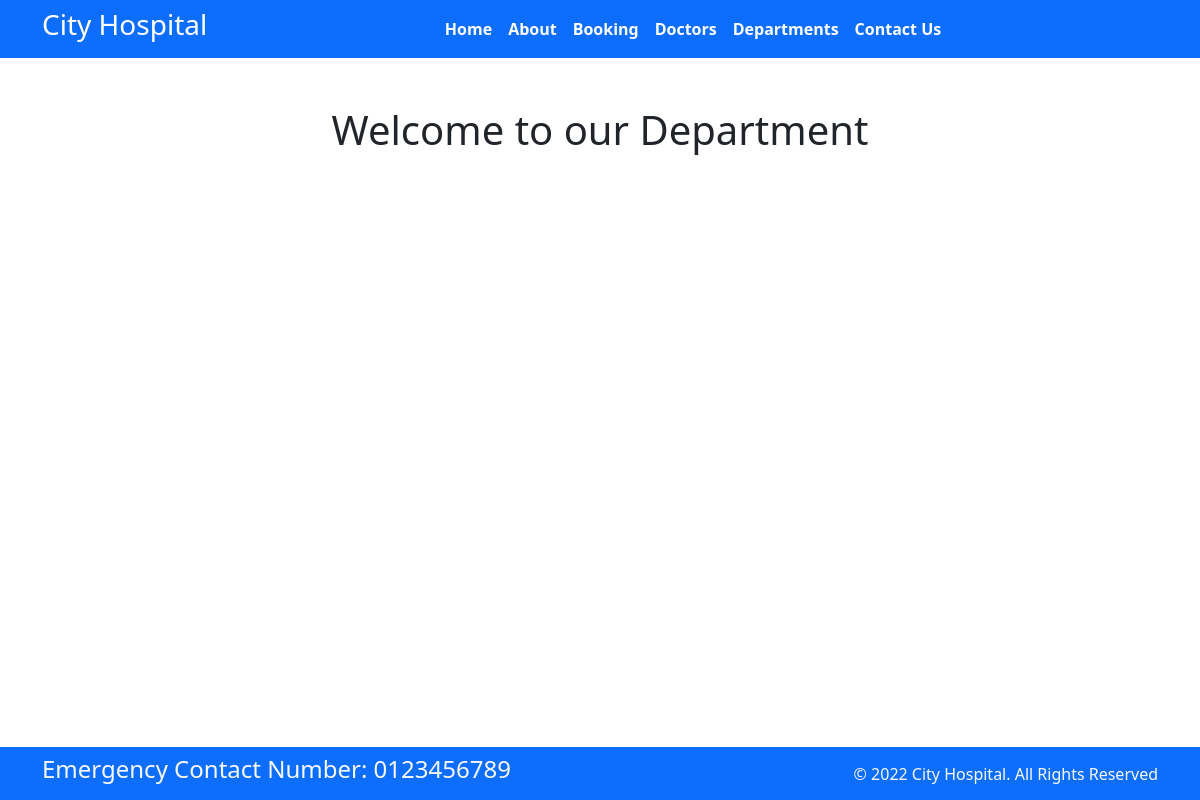
The page /department on the database as committed earlier.
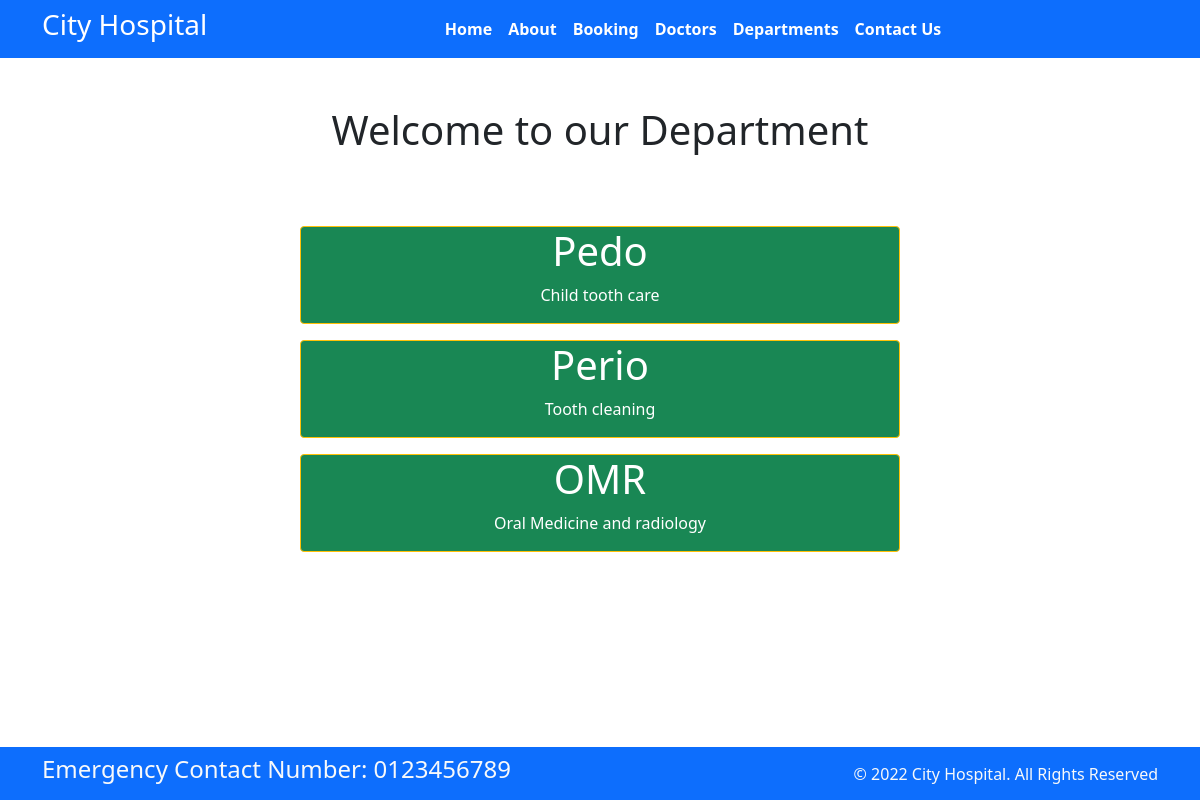
The same page on the database as committed later.
### home/models.py (models this page shows)
class Departments(models.Model):
    dep_name = models.CharField(max_length=100)
    dep_decription = models.TextField()

### home/views.py (the view)
# urls.py: path('department' , views.department, name='departments'),
def department(request):
    dic_dept={
        'dept':Departments.objects.all()
    }
    return render(request, 'department.html', dic_dept)

### templates/department.html (shortened to what this page needs)
{% extends 'base.html' %}
{% block content %}
<div class="container">
    <div class="row">
        <div class="col-md-12 p-5 text-center">
            <h1>Welcome to our Department</h1>
        </div>
    </div>
</div>
{% for d in dept %}
<div class="  mx-auto text-center p3 my-3 w-50 bg-success text-white  border border-warning rounded">
    <h1>{{d.dep_name}} </h1>
    <p>{{d.dep_decription}}</p>
</div>
{% endfor %}
{% endblock %}

### templates/base.html (shortened to what this page needs)
{% load static %}
<!DOCTYPE html>
<html>
<head>
  <link rel="stylesheet" href=" https://cdn.jsdelivr.net/npm/bootstrap@5.1.3/dist/css/bootstrap.min.css ">
  <link rel="stylesheet" href="https://use.fontawesome.com/releases/v5.2.0/css/all.css">
  <link rel="stylesheet" href="{% static '/css/style.css'%}">
</head>
<body>
  <nav class="navbar bg-primary navbar-expand-md ">
    <div class="container">
      <div class="col-2 text-left pl-md-0">
        <h3 class="text-white"> City Hospital </h3>
      </div>
      <div class="collapse navbar-collapse justify-content-center col-md-8 navbar-collapse-3">
        <ul class="navbar-nav justify-content-center  fw-bold">
          <li class="nav-item active">
            <a class="nav-link text-white" href="{% url 'home' %}">Home </a>
          </li>
          <li class="nav-item">
            <a class="nav-link text-white" href="{% url 'about' %}">About</a>
          </li>
          <li class="nav-item">
            <a class="nav-link text-white" href="{% url 'bookings' %}">Booking</a>
          </li>
          <li class="nav-item">
            <a class="nav-link text-white" href="{% url 'doctors' %}">Doctors</a>
          </li>
          <li class="nav-item">
            <a class="nav-link text-white" href="{% url 'departments' %}">Departments</a>
          </li>
          <li class="nav-item">
            <a class="nav-link text-white" href="{% url 'contact' %}">Contact Us</a>
          </li>
        </ul>
      </div>
    </div>
  </nav>
  {% block content%}{% endblock %}
  <section class="">
    <footer class="pt-2 pb-2  bg-primary text-light fixed-bottom">
      <div class="container">
        <div class="row align-items-center">
          <div class="col-12 col-md-8">
            <h4>Emergency Contact Number: 0123456789</h4>
          </div>
          <div class="col-12 col-md-4 mt-4 mt-md-0 text-center text-md-end">
            © 2022 City Hospital. All Rights Reserved
          </div>
        </div>
      </div>
    </footer>
  </section>
</body>
</html>

Rows that differ between the two databases and show on the page:
added Departments: dep_name "Pedo", dep_decription "Child tooth care"
added Departments: dep_name "Perio", dep_decription "Tooth cleaning"
added Departments: dep_name "OMR", dep_decription "Oral Medicine and radiology"
